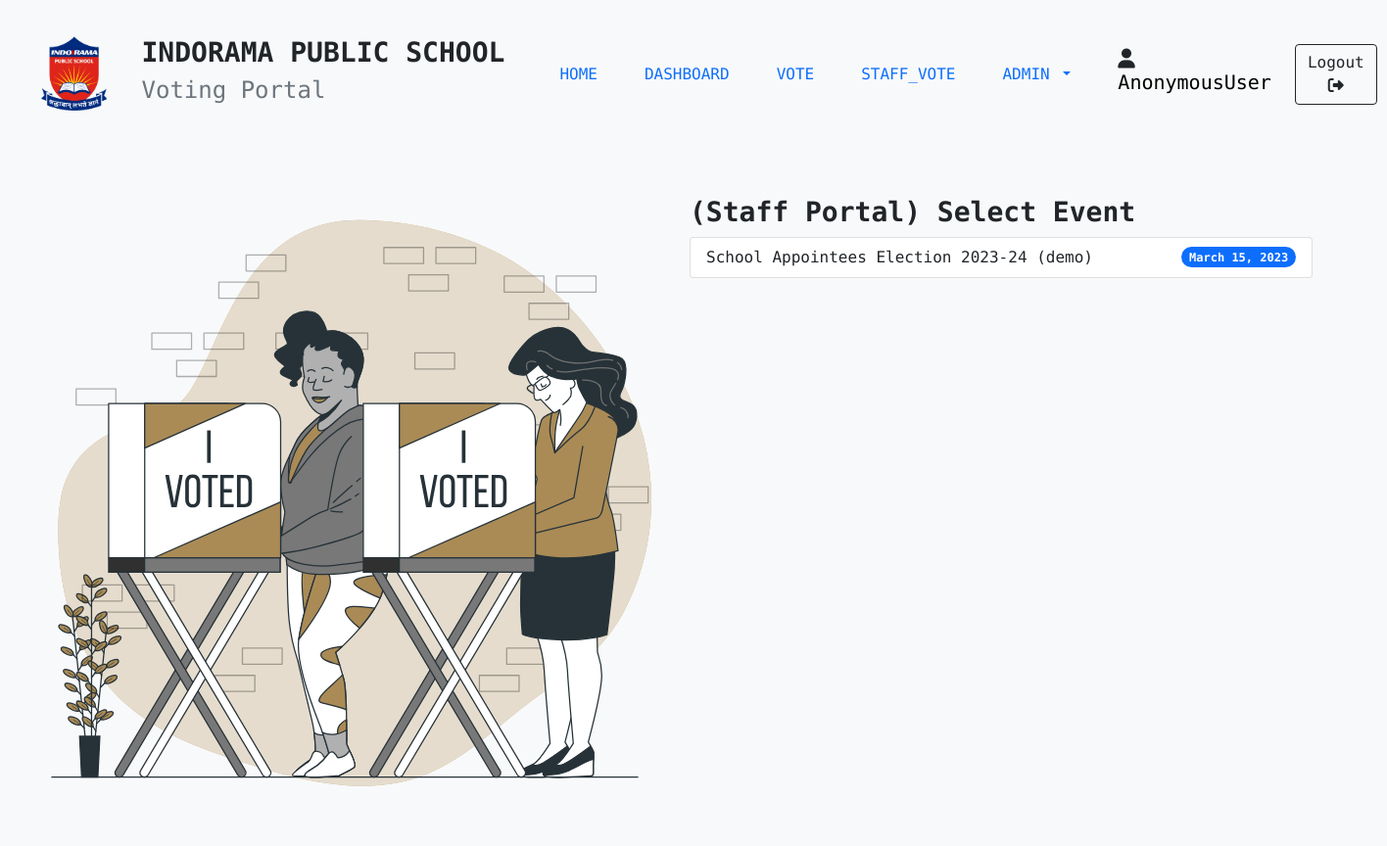
Page /staff_vote/ on the committed database.
### apps/vote/models.py (models this page shows, shortened)
class Event(models.Model):
    EventID = models.AutoField(primary_key=True)
    Date = models.DateField()
    EventName = models.TextField()

### apps/vote/views.py (the view)
# urls.py: path("staff_vote/", staff_index),
def staff_index(request):
    if request.user.is_staff and not request.user.is_superuser:
        return HttpResponse(
            """<h3 style="text-align: center;">403 Forbidden</h3>
            <h4 style="text-align: center;">Only class teachers have access to voting page.</h4>"""
        )
    events = Event.objects.all()
    params = {
        "events": events
    }
    return render(request, "vote/staff_vote.html", params)

### templates/vote/staff_vote.html (shortened to what this page needs)
{% extends 'bases/base.html' %}
{% load static %}
{% block stylesheets %}
<link rel="stylesheet" href="{% static 'css/form.css' %}">
{% endblock stylesheets %}
{% block content %}
<div class="page">
    <div class="container" style="margin: 0;">
        <div class="row">
            <div class="col form__image">
                <div class="form__image--container">
                    <img src="{% static 'images/Voting-bro.svg' %}" alt="voting illustration">
                </div>
            </div>
            <div class="col">
                <label for="event_name" class="form-label h3 fw-bold">(Staff Portal) Select Event</label>
                <div class="list-group">
                    {% for event in events %}
                        <a href="/staff_vote/{{ event.EventName }}" class="list-group-item list-group-item-action d-flex justify-content-between align-items-center" aria-current="true">
                          <span>{{ event.EventName }}</span>
                          <span class="badge bg-primary rounded-pill">{{ event.Date }}</span>
                        </a>
                    {% endfor %}
                </div>
            </div>
        </div>
    </div>
</div>
{% endblock content %}

### static/css/global.css (style rules this page uses)
.page { padding: 3rem 2rem; }

### static/css/form.css (style rules this page uses)
.form__image--container { position: sticky; top: 5rem; }

### rows in the picture
Event: EventName "School Appointees Election 2023-24 (demo)", Date "March 15, 2023"

### other values in the picture
{{ user }} "AnonymousUser"
